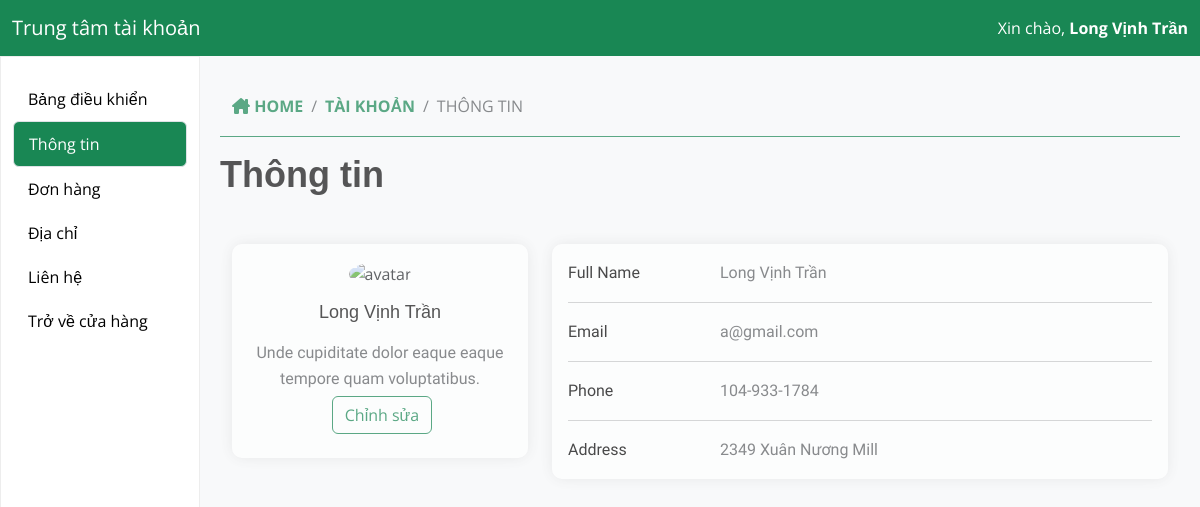
The app's page /dashboard/profile/ (signed in), older data.
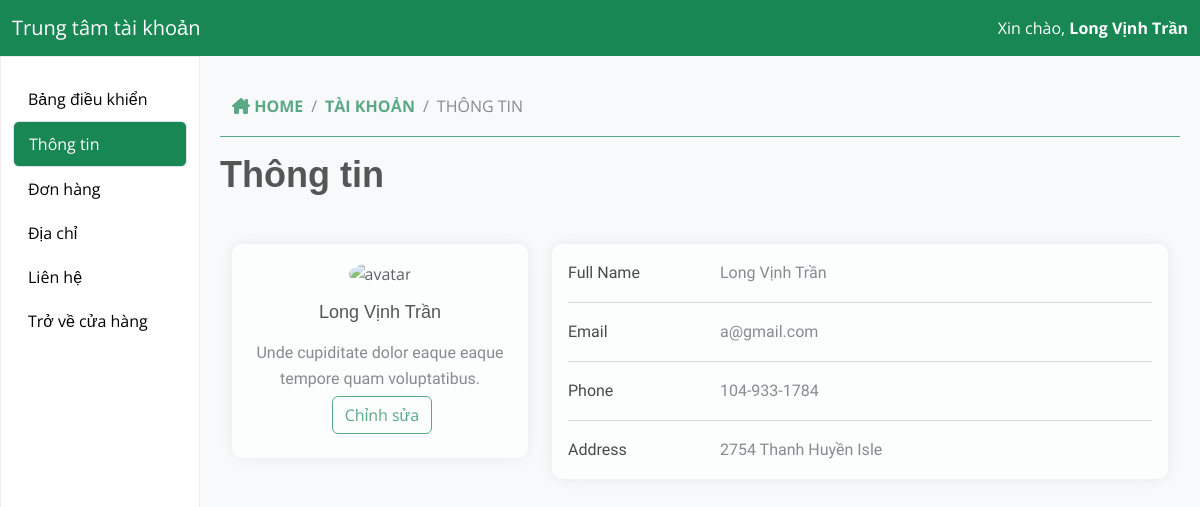
The same page, newer data.
### userauths/models.py (models this page shows, shortened)
class Profile(models.Model):
    user = models.OneToOneField(User, on_delete=models.CASCADE)
    image = cloudinary.models.CloudinaryField('images', folder="fresh_mart")
    full_name = models.CharField(max_length=200, null=True, blank=True)
    bio = models.CharField(max_length=200, null=True, blank=True)
    phone = models.CharField(max_length=200, null=True, blank=True)
    address = models.CharField(max_length=200, null=True, blank=True)
    country = models.CharField(max_length=200, null=True, blank=True)
    verified = models.BooleanField(default=False, null=True, blank=True)

### dashboard/views.py (the view)
# urls.py: path("profile/", profile_user, name="profile"),
def profile_user(request):
  user_profile = Profile.objects.get(user=request.user)
  context = {
    "user_profile": user_profile,
    'active_section': 'profile'
  }
  return render(request,'dashboard/profile.html',context)

### core/context_processor.py (called while the page is built)
def default(request):
  categories  = Category.objects.all()
  username = request.user
  min_max_price = Product.objects.aggregate(Min("price"),Max("price"))
  if request.user.is_authenticated:
    try:
        wishlist = WishList.objects.filter(user=request.user)
    except:
        messages.warning(request, "Bạn cần đăng nhập trước.")
        wishlist = 0
  else:
      wishlist = 0
  cart_total_amount = 0
  if 'cart_data_obj' in request.session:
      for p_id, item in request.session['cart_data_obj'].items():
          cart_total_amount += int(item['qty']) * float(item['price'])
  return {
    "categories":categories,
    'wishlist':wishlist,
    "min_max_price":min_max_price,
    "username":username,
    "cart_total_amount":cart_total_amount
  }

### templates/dashboard/profile.html (shortened to what this page needs)
{% extends 'partials/user.html' %}
{% load static %}
{% load humanize %}
{% block profile %}
  <section class="border-bottom border-success mb-3">
    <div class="container">
      <div class="row">
        <div class="col-lg-12">
          <nav aria-label="breadcrumb">
            <ol class="breadcrumb d-flex align-items-center m-0" style="height: 60px;">
              <li class="breadcrumb-item">
                <i class="fa-solid fa-house-chimney text-success"></i>
                <a class="text-uppercase text-success fw-bold" href="{% url 'core:index' %}">Home</a>
              </li>
              <li class="breadcrumb-item">
                <a class="text-uppercase text-success fw-bold" href="{% url 'core:index' %}">Tài khoản</a>
              </li>
              <li class="breadcrumb-item active text-uppercase" aria-current="page">Thông tin</li>
            </ol>
          </nav>
        </div>
      </div>
    </div>
  </section>
  <h2 class="fw-semibold">Thông tin</h2>
  <section>
    <div class="container py-5">
      <div class="row">
        <div class="col-lg-4">
          <div class="card mb-4">
            <div class="card-body text-center">
              {% if user_profile.image %}
                <img src="{{ user_profile.image.url }}" alt="avatar" class="rounded-circle img-fluid" style="width: 150px;" />
              {% else %}
                <img src="{% static 'assets/img/Default_pfp.svg.png' %}" alt="avatar" class="rounded-circle img-fluid" style="width: 150px;" />
              {% endif %}
              <h5 class="my-3">{{ user_profile.full_name }}</h5>
              <p class="text-muted mb-1">{{ user_profile.bio }}</p>
              <div class="d-flex justify-content-center mb-2">
                <a href="{% url 'userauths:profile-update' %}" type="button" data-mdb-button-init data-mdb-ripple-init class="btn btn-outline-success ms-1">Chỉnh sửa</a>
              </div>
            </div>
          </div>
        </div>
        <div class="col-lg-8">
          <div class="card mb-4">
            <div class="card-body">
              <div class="row">
                <div class="col-sm-3">
                  <p class="mb-0 text-black">Full Name</p>
                </div>
                <div class="col-sm-9">
                  <p class="text-muted mb-0">{{ user_profile.full_name }}</p>
                </div>
              </div>
              <hr />
              <div class="row">
                <div class="col-sm-3">
                  <p class="mb-0 text-black">Email</p>
                </div>
                <div class="col-sm-9">
                  <p class="text-muted mb-0">{{ request.user.email }}</p>
                </div>
              </div>
              <hr />
              <div class="row">
                <div class="col-sm-3">
                  <p class="mb-0 text-black">Phone</p>
                </div>
                <div class="col-sm-9">
                  <p class="text-muted mb-0">{{ user_profile.phone }}</p>
                </div>
              </div>
              <hr />
              <div class="row">
                <div class="col-sm-3">
                  <p class="mb-0 text-black">Address</p>
                </div>
                <div class="col-sm-9">
                  <p class="text-muted mb-0">{{ user_profile.address }}</p>
                </div>
              </div>
            </div>
          </div>
        </div>
      </div>
    </div>
  </section>
{% endblock %}

### templates/partials/user.html (shortened to what this page needs)
{% load static %}
{% load humanize %}
<!DOCTYPE html>
<html lang="en">
  <head>
    <link rel="stylesheet" href="https://cdnjs.cloudflare.com/ajax/libs/font-awesome/6.6.0/css/all.min.css" />
    <link href="https://cdn.jsdelivr.net/npm/bootstrap@5.3.3/dist/css/bootstrap.min.css" rel="stylesheet" />
    <link rel="stylesheet" href="//cdn.jsdelivr.net/npm/alertifyjs@1.14.0/build/css/alertify.min.css" />
    <link rel="stylesheet" href="//cdn.jsdelivr.net/npm/alertifyjs@1.14.0/build/css/themes/default.min.css" />
    <link rel="stylesheet" href="{% static 'assets/css/nice-select.css' %}" type="text/css" />
    <link rel="stylesheet" href="{% static 'assets/css/jquery-ui.min.css' %}" type="text/css" />
    <link rel="stylesheet" href="{% static 'assets/css/owl.carousel.min.css' %}" type="text/css" />
    <link rel="stylesheet" href="{% static 'assets/css/slicknav.min.css' %}" type="text/css" />
    <link rel="stylesheet" href="{% static 'assets/css/style.css' %}" type="text/css" />
  </head>
  <body>
    <nav class="navbar navbar-dark bg-success">
      <div class="container-fluid">
        <a class="navbar-brand" href="#">Trung tâm tài khoản</a>
        <span class="navbar-text text-white">Xin chào, <strong>{{ user_profile.full_name }}</strong></span>
      </div>
    </nav>
    <div class="container-fluid">
      <div class="row">
        <div class="col-md-3 col-lg-2 sidebar" style="height: inherit;min-height: 100vh;">
          <a class="{% if active_section == 'index' %}bg-success border rounded text-white{% endif %}" href="{% url 'dashboard:index' %}" onclick="">Bảng điều khiển</a>
          <a class="{% if active_section == 'profile' or active_section == 'edit_profile' %}bg-success border rounded text-white{% endif %}" href="{% url 'dashboard:profile' %}" onclick="">Thông tin</a>
          <a class="{% if active_section == 'order' or active_section == 'order_detail' %}bg-success border rounded text-white{% endif %}" href="{% url 'dashboard:order' %}" onclick="">Đơn hàng</a>
          <a class="{% if active_section == 'address' %}bg-success border rounded text-white{% endif %}" href="{% url 'dashboard:address' %}" onclick="">Địa chỉ</a>
          <a href="#" onclick="">Liên hệ</a>
          <a href="{% url 'core:index' %}">Trở về cửa hàng</a>
        </div>
        <div class="col-md-9 col-lg-10 content bg-body-tertiary">
          <div id="settings" class="section-content {% if active_section == 'profile' %}active-section{% endif %}">
            {% block profile %}
            {% endblock %}
          </div>
        </div>
      </div>
    </div>
  </body>
</html>

Row changes from the older to the newer data that the page shows:
changed Profile "Long Vịnh Trần": address "2349 Xuân Nương Mill" → "2754 Thanh Huyền Isle"
